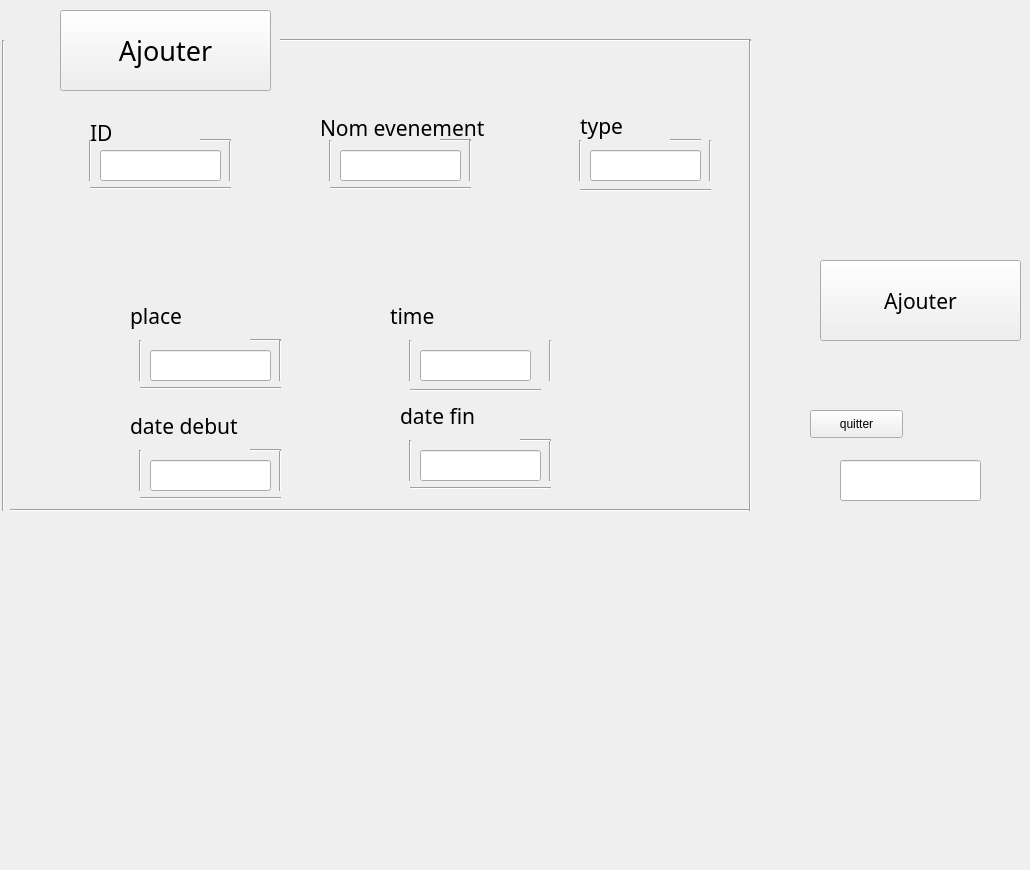
      <widget class="QWidget" name="tab_11">
       <attribute name="title">
        <string>Ajout</string>
       </attribute>
       <widget class="QLineEdit" name="lineEdit_tp">
        <property name="geometry">
         <rect>
          <x>590</x>
          <y>150</y>
          <width>111</width>
          <height>31</height>
         </rect>
        </property>
        <property name="font">
         <font>
          <family>Bahnschrift</family>
          <pointsize>10</pointsize>
         </font>
        </property>
       </widget>
       <widget class="QLineEdit" name="lineEdit_nom">
        <property name="geometry">
         <rect>
          <x>340</x>
          <y>150</y>
          <width>121</width>
          <height>31</height>
         </rect>
        </property>
        <property name="font">
         <font>
          <family>Bahnschrift</family>
          <pointsize>10</pointsize>
         </font>
        </property>
       </widget>
       <widget class="QLineEdit" name="lineEdit_place">
        <property name="geometry">
         <rect>
          <x>150</x>
          <y>350</y>
          <width>121</width>
          <height>31</height>
         </rect>
        </property>
        <property name="font">
         <font>
          <family>Bahnschrift</family>
          <pointsize>10</pointsize>
         </font>
        </property>
       </widget>
       <widget class="QPushButton" name="pushButton_ajout20">
        <property name="geometry">
         <rect>
          <x>820</x>
          <y>260</y>
          <width>201</width>
          <height>81</height>
         </rect>
        </property>
        <property name="font">
         <font>
          <family>Bahnschrift</family>
          <pointsize>16</pointsize>
         </font>
        </property>
        <property name="text">
         <string>Ajouter</string>
        </property>
       </widget>
       <widget class="Line" name="line_14">
        <property name="geometry">
         <rect>
          <x>10</x>
          <y>500</y>
          <width>741</width>
          <height>20</height>
         </rect>
        </property>
        <property name="orientation">
         <enum>Qt::Horizontal</enum>
        </property>
       </widget>
       <widget class="Line" name="line_15">
        <property name="geometry">
         <rect>
          <x>280</x>
          <y>30</y>
          <width>471</width>
          <height>20</height>
         </rect>
        </property>
        <property name="orientation">
         <enum>Qt::Horizontal</enum>
        </property>
       </widget>
       <widget class="Line" name="line_29">
        <property name="geometry">
         <rect>
          <x>-7</x>
          <y>40</y>
          <width>20</width>
          <height>471</height>
         </rect>
        </property>
        <property name="orientation">
         <enum>Qt::Vertical</enum>
        </property>
       </widget>
       <widget class="Line" name="line_30">
        <property name="geometry">
         <rect>
          <x>740</x>
          <y>40</y>
          <width>20</width>
          <height>471</height>
         </rect>
        </property>
        <property name="orientation">
         <enum>Qt::Vertical</enum>
        </property>
       </widget>
       <widget class="Line" name="line_97">
        <property name="geometry">
         <rect>
          <x>140</x>
          <y>380</y>
          <width>141</width>
          <height>16</height>
         </rect>
        </property>
        <property name="orientation">
         <enum>Qt::Horizontal</enum>
        </property>
       </widget>
       <widget class="Line" name="line_98">
        <property name="geometry">
         <rect>
          <x>250</x>
          <y>330</y>
          <width>31</width>
          <height>20</height>
         </rect>
        </property>
        <property name="orientation">
         <enum>Qt::Horizontal</enum>
        </property>
       </widget>
       <widget class="Line" name="line_99">
        <property name="geometry">
         <rect>
          <x>330</x>
          <y>180</y>
          <width>141</width>
          <height>16</height>
         </rect>
        </property>
        <property name="orientation">
         <enum>Qt::Horizontal</enum>
        </property>
       </widget>
       <widget class="Line" name="line_100">
        <property name="geometry">
         <rect>
          <x>440</x>
          <y>130</y>
          <width>31</width>
          <height>20</height>
         </rect>
        </property>
        <property name="orientation">
         <enum>Qt::Horizontal</enum>
        </property>
       </widget>
       <widget class="Line" name="line_124">
        <property name="geometry">
         <rect>
          <x>670</x>
          <y>130</y>
          <width>31</width>
          <height>20</height>
         </rect>
        </property>
        <property name="orientation">
         <enum>Qt::Horizontal</enum>
        </property>
       </widget>
       <widget class="Line" name="line_125">
        <property name="geometry">
         <rect>
          <x>580</x>
          <y>180</y>
          <width>131</width>
          <height>20</height>
         </rect>
        </property>
        <property name="orientation">
         <enum>Qt::Horizontal</enum>
        </property>
       </widget>
       <widget class="Line" name="line_126">
        <property name="geometry">
         <rect>
          <x>130</x>
          <y>340</y>
          <width>20</width>
          <height>41</height>
         </rect>
        </property>
        <property name="orientation">
         <enum>Qt::Vertical</enum>
        </property>
       </widget>
       <widget class="Line" name="line_127">
        <property name="geometry">
         <rect>
          <x>270</x>
          <y>340</y>
          <width>20</width>
          <height>41</height>
         </rect>
        </property>
        <property name="orientation">
         <enum>Qt::Vertical</enum>
        </property>
       </widget>
       <widget class="Line" name="line_128">
        <property name="geometry">
         <rect>
          <x>320</x>
          <y>140</y>
          <width>20</width>
          <height>41</height>
         </rect>
        </property>
        <property name="orientation">
         <enum>Qt::Vertical</enum>
        </property>
       </widget>
       <widget class="Line" name="line_129">
        <property name="geometry">
         <rect>
          <x>460</x>
          <y>140</y>
          <width>20</width>
          <height>41</height>
         </rect>
        </property>
        <property name="orientation">
         <enum>Qt::Vertical</enum>
        </property>
       </widget>
       <widget class="Line" name="line_130">
        <property name="geometry">
         <rect>
          <x>700</x>
          <y>140</y>
          <width>20</width>
          <height>41</height>
         </rect>
        </property>
        <property name="orientation">
         <enum>Qt::Vertical</enum>
        </property>
       </widget>
       <widget class="Line" name="line_131">
        <property name="geometry">
         <rect>
          <x>570</x>
          <y>140</y>
          <width>20</width>
          <height>41</height>
         </rect>
        </property>
        <property name="orientation">
         <enum>Qt::Vertical</enum>
        </property>
       </widget>
       <widget class="QLabel" name="label_47">
        <property name="geometry">
         <rect>
          <x>320</x>
          <y>112</y>
          <width>171</width>
          <height>31</height>
         </rect>
        </property>
        <property name="font">
         <font>
          <family>Bahnschrift</family>
          <pointsize>16</pointsize>
         </font>
        </property>
        <property name="text">
         <string>Nom evenement</string>
        </property>
       </widget>
       <widget class="QLabel" name="label_48">
        <property name="geometry">
         <rect>
          <x>130</x>
          <y>300</y>
          <width>151</width>
          <height>31</height>
         </rect>
        </property>
        <property name="font">
         <font>
          <family>Bahnschrift</family>
          <pointsize>16</pointsize>
         </font>
        </property>
        <property name="text">
         <string>place</string>
        </property>
       </widget>
       <widget class="QLabel" name="label_49">
        <property name="geometry">
         <rect>
          <x>580</x>
          <y>110</y>
          <width>111</width>
          <height>31</height>
         </rect>
        </property>
        <property name="font">
         <font>
          <family>Bahnschrift</family>
          <pointsize>16</pointsize>
         </font>
        </property>
        <property name="text">
         <string>type</string>
        </property>
       </widget>
       <widget class="QLabel" name="label_50">
        <property name="geometry">
         <rect>
          <x>780</x>
          <y>260</y>
          <width>71</width>
          <height>71</height>
         </rect>
        </property>
        <property name="text">
         <string/>
        </property>
       </widget>
       <widget class="QPushButton" name="pushButton_28">
        <property name="geometry">
         <rect>
          <x>60</x>
          <y>10</y>
          <width>211</width>
          <height>81</height>
         </rect>
        </property>
        <property name="font">
         <font>
          <family>Bahnschrift</family>
          <pointsize>20</pointsize>
         </font>
        </property>
        <property name="text">
         <string>Ajouter</string>
        </property>
       </widget>
       <widget class="QLabel" name="label_51">
        <property name="geometry">
         <rect>
          <x>20</x>
          <y>10</y>
          <width>71</width>
          <height>71</height>
         </rect>
        </property>
        <property name="text">
         <string/>
        </property>
       </widget>
       <widget class="QLineEdit" name="lineEdit_31">
        <property name="geometry">
         <rect>
          <x>840</x>
          <y>460</y>
          <width>141</width>
          <height>41</height>
         </rect>
        </property>
        <property name="font">
         <font>
          <family>Bahnschrift</family>
          <pointsize>20</pointsize>
         </font>
        </property>
        <property name="text">
         <string/>
        </property>
       </widget>
       <widget class="Line" name="line_132">
        <property name="geometry">
         <rect>
          <x>410</x>
          <y>380</y>
          <width>131</width>
          <height>20</height>
         </rect>
        </property>
        <property name="orientation">
         <enum>Qt::Horizontal</enum>
        </property>
       </widget>
       <widget class="QLineEdit" name="lineEdit_time">
        <property name="geometry">
         <rect>
          <x>420</x>
          <y>350</y>
          <width>111</width>
          <height>31</height>
         </rect>
        </property>
        <property name="font">
         <font>
          <family>Bahnschrift</family>
          <pointsize>10</pointsize>
         </font>
        </property>
       </widget>
       <widget class="Line" name="line_133">
        <property name="geometry">
         <rect>
          <x>540</x>
          <y>340</y>
          <width>20</width>
          <height>41</height>
         </rect>
        </property>
        <property name="orientation">
         <enum>Qt::Vertical</enum>
        </property>
       </widget>
       <widget class="Line" name="line_134">
        <property name="geometry">
         <rect>
          <x>400</x>
          <y>340</y>
          <width>20</width>
          <height>41</height>
         </rect>
        </property>
        <property name="orientation">
         <enum>Qt::Vertical</enum>
        </property>
       </widget>
       <widget class="QLabel" name="label_52">
        <property name="geometry">
         <rect>
          <x>390</x>
          <y>300</y>
          <width>231</width>
          <height>31</height>
         </rect>
        </property>
        <property name="font">
         <font>
          <family>Bahnschrift</family>
          <pointsize>16</pointsize>
         </font>
        </property>
        <property name="text">
         <string>time</string>
        </property>
       </widget>
       <widget class="Line" name="line_135">
        <property name="geometry">
         <rect>
          <x>220</x>
          <y>140</y>
          <width>20</width>
          <height>41</height>
         </rect>
        </property>
        <property name="orientation">
         <enum>Qt::Vertical</enum>
        </property>
       </widget>
       <widget class="QLineEdit" name="lineEdit_idc">
        <property name="geometry">
         <rect>
          <x>100</x>
          <y>150</y>
          <width>121</width>
          <height>31</height>
         </rect>
        </property>
        <property name="font">
         <font>
          <family>Bahnschrift</family>
          <pointsize>10</pointsize>
         </font>
        </property>
       </widget>
       <widget class="Line" name="line_136">
        <property name="geometry">
         <rect>
          <x>80</x>
          <y>140</y>
          <width>20</width>
          <height>41</height>
         </rect>
        </property>
        <property name="orientation">
         <enum>Qt::Vertical</enum>
        </property>
       </widget>
       <widget class="QLabel" name="label_53">
        <property name="geometry">
         <rect>
          <x>90</x>
          <y>122</y>
          <width>71</width>
          <height>21</height>
         </rect>
        </property>
        <property name="font">
         <font>
          <family>Bahnschrift</family>
          <pointsize>16</pointsize>
         </font>
        </property>
        <property name="text">
         <string>ID</string>
        </property>
       </widget>
       <widget class="Line" name="line_137">
        <property name="geometry">
         <rect>
          <x>90</x>
          <y>180</y>
          <width>141</width>
          <height>16</height>
         </rect>
        </property>
        <property name="orientation">
         <enum>Qt::Horizontal</enum>
        </property>
       </widget>
       <widget class="Line" name="line_138">
        <property name="geometry">
         <rect>
          <x>200</x>
          <y>130</y>
          <width>31</width>
          <height>20</height>
         </rect>
        </property>
        <property name="orientation">
         <enum>Qt::Horizontal</enum>
        </property>
       </widget>
       <widget class="QLabel" name="label_54">
        <property name="geometry">
         <rect>
          <x>10</x>
          <y>350</y>
          <width>191</width>
          <height>511</height>
         </rect>
        </property>
        <property name="styleSheet">
         <string notr="true">background-image: url(:/backg/backg.png);</string>
        </property>
        <property name="text">
         <string/>
        </property>
       </widget>
       <widget class="Line" name="line_176">
        <property name="geometry">
         <rect>
          <x>270</x>
          <y>450</y>
          <width>20</width>
          <height>41</height>
         </rect>
        </property>
        <property name="orientation">
         <enum>Qt::Vertical</enum>
        </property>
       </widget>
       <widget class="QLineEdit" name="lineEdit_datedeb">
        <property name="geometry">
         <rect>
          <x>150</x>
          <y>460</y>
          <width>121</width>
          <height>31</height>
         </rect>
        </property>
        <property name="font">
         <font>
          <family>Bahnschrift</family>
          <pointsize>10</pointsize>
         </font>
        </property>
       </widget>
       <widget class="Line" name="line_101">
        <property name="geometry">
         <rect>
          <x>250</x>
          <y>440</y>
          <width>31</width>
          <height>20</height>
         </rect>
        </property>
        <property name="orientation">
         <enum>Qt::Horizontal</enum>
        </property>
       </widget>
       <widget class="Line" name="line_102">
        <property name="geometry">
         <rect>
          <x>140</x>
          <y>490</y>
          <width>141</width>
          <height>16</height>
         </rect>
        </property>
        <property name="orientation">
         <enum>Qt::Horizontal</enum>
        </property>
       </widget>
       <widget class="Line" name="line_177">
        <property name="geometry">
         <rect>
          <x>130</x>
          <y>450</y>
          <width>20</width>
          <height>41</height>
         </rect>
        </property>
        <property name="orientation">
         <enum>Qt::Vertical</enum>
        </property>
       </widget>
       <widget class="Line" name="line_178">
        <property name="geometry">
         <rect>
          <x>540</x>
          <y>440</y>
          <width>20</width>
          <height>41</height>
         </rect>
        </property>
        <property name="orientation">
         <enum>Qt::Vertical</enum>
        </property>
       </widget>
       <widget class="Line" name="line_103">
        <property name="geometry">
         <rect>
          <x>520</x>
          <y>430</y>
          <width>31</width>
          <height>20</height>
         </rect>
        </property>
        <property name="orientation">
         <enum>Qt::Horizontal</enum>
        </property>
       </widget>
       <widget class="Line" name="line_104">
        <property name="geometry">
         <rect>
          <x>410</x>
          <y>480</y>
          <width>141</width>
          <height>16</height>
         </rect>
        </property>
        <property name="orientation">
         <enum>Qt::Horizontal</enum>
        </property>
       </widget>
       <widget class="Line" name="line_179">
        <property name="geometry">
         <rect>
          <x>400</x>
          <y>440</y>
          <width>20</width>
          <height>41</height>
         </rect>
        </property>
        <property name="orientation">
         <enum>Qt::Vertical</enum>
        </property>
       </widget>
       <widget class="QLabel" name="label_55">
        <property name="geometry">
         <rect>
          <x>130</x>
          <y>410</y>
          <width>151</width>
          <height>31</height>
         </rect>
        </property>
        <property name="font">
         <font>
          <family>Bahnschrift</family>
          <pointsize>16</pointsize>
         </font>
        </property>
        <property name="text">
         <string>date debut</string>
        </property>
       </widget>
       <widget class="QLabel" name="label_56">
        <property name="geometry">
         <rect>
          <x>400</x>
          <y>400</y>
          <width>151</width>
          <height>31</height>
         </rect>
        </property>
        <property name="font">
         <font>
          <family>Bahnschrift</family>
          <pointsize>16</pointsize>
         </font>
        </property>
        <property name="text">
         <string>date fin </string>
        </property>
       </widget>
       <widget class="QLineEdit" name="lineEdit_datefin">
        <property name="geometry">
         <rect>
          <x>420</x>
          <y>450</y>
          <width>121</width>
          <height>31</height>
         </rect>
        </property>
        <property name="font">
         <font>
          <family>Bahnschrift</family>
          <pointsize>10</pointsize>
         </font>
        </property>
       </widget>
       <widget class="QPushButton" name="pushButton_74">
        <property name="geometry">
         <rect>
          <x>810</x>
          <y>410</y>
          <width>93</width>
          <height>28</height>
         </rect>
        </property>
        <property name="text">
         <string>quitter</string>
        </property>
       </widget>
       <zorder>pushButton_ajout20</zorder>
       <zorder>label_47</zorder>
       <zorder>label_48</zorder>
       <zorder>label_49</zorder>
       <zorder>label_50</zorder>
       <zorder>pushButton_28</zorder>
       <zorder>label_51</zorder>
       <zorder>lineEdit_31</zorder>
       <zorder>label_52</zorder>
       <zorder>label_53</zorder>
       <zorder>label_54</zorder>
       <zorder>label_55</zorder>
       <zorder>label_56</zorder>
       <zorder>lineEdit_tp</zorder>
       <zorder>lineEdit_nom</zorder>
       <zorder>lineEdit_place</zorder>
       <zorder>line_14</zorder>
       <zorder>line_15</zorder>
       <zorder>line_29</zorder>
       <zorder>line_30</zorder>
       <zorder>line_97</zorder>
       <zorder>line_98</zorder>
       <zorder>line_99</zorder>
       <zorder>line_100</zorder>
       <zorder>line_124</zorder>
       <zorder>line_125</zorder>
       <zorder>line_126</zorder>
       <zorder>line_127</zorder>
       <zorder>line_128</zorder>
       <zorder>line_129</zorder>
       <zorder>line_130</zorder>
       <zorder>line_131</zorder>
       <zorder>line_132</zorder>
       <zorder>lineEdit_time</zorder>
       <zorder>line_133</zorder>
       <zorder>line_134</zorder>
       <zorder>line_135</zorder>
       <zorder>lineEdit_idc</zorder>
       <zorder>line_136</zorder>
       <zorder>line_137</zorder>
       <zorder>line_138</zorder>
       <zorder>line_176</zorder>
       <zorder>lineEdit_datedeb</zorder>
       <zorder>line_101</zorder>
       <zorder>line_102</zorder>
       <zorder>line_177</zorder>
       <zorder>line_178</zorder>
       <zorder>line_103</zorder>
       <zorder>line_104</zorder>
       <zorder>line_179</zorder>
       <zorder>lineEdit_datefin</zorder>
       <zorder>pushButton_74</zorder>
      </widget>
